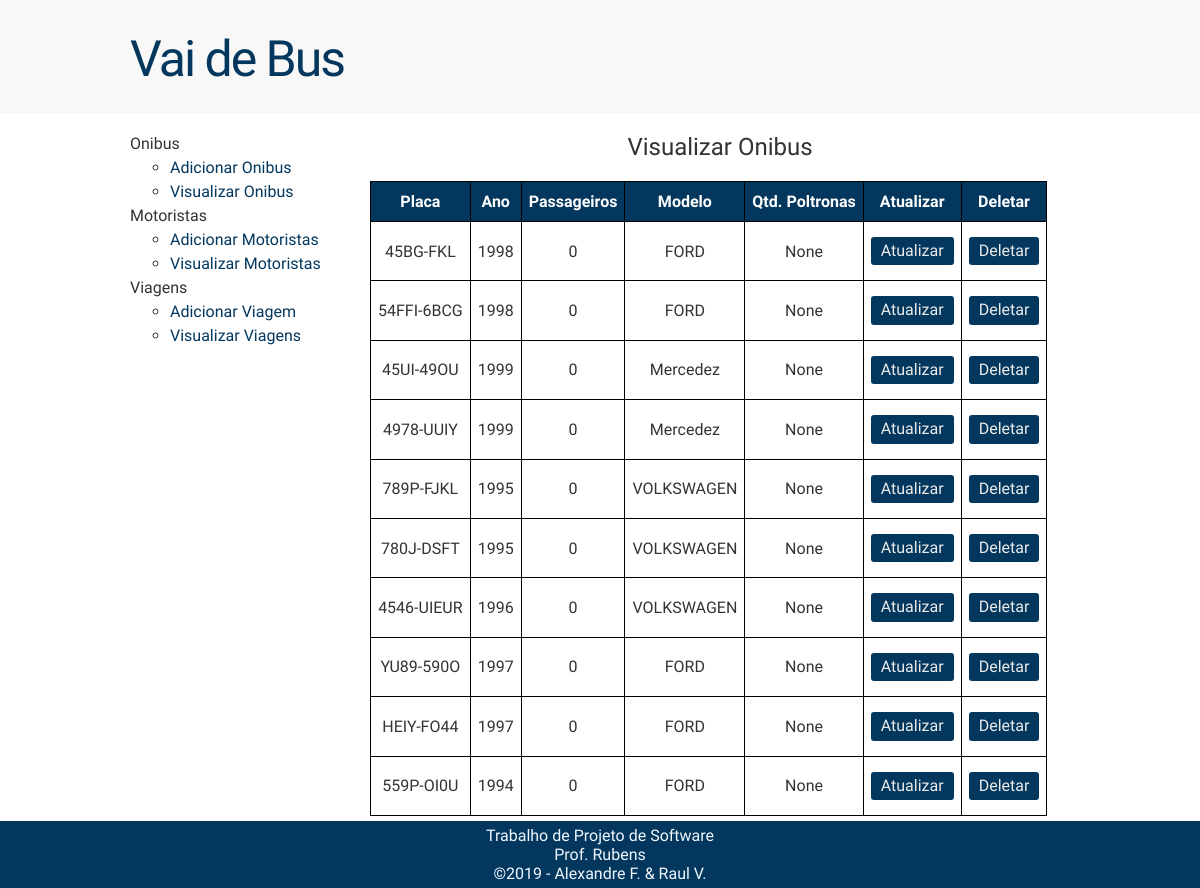
Page /admin/controlPanel/selectOnibus on the earlier database version.
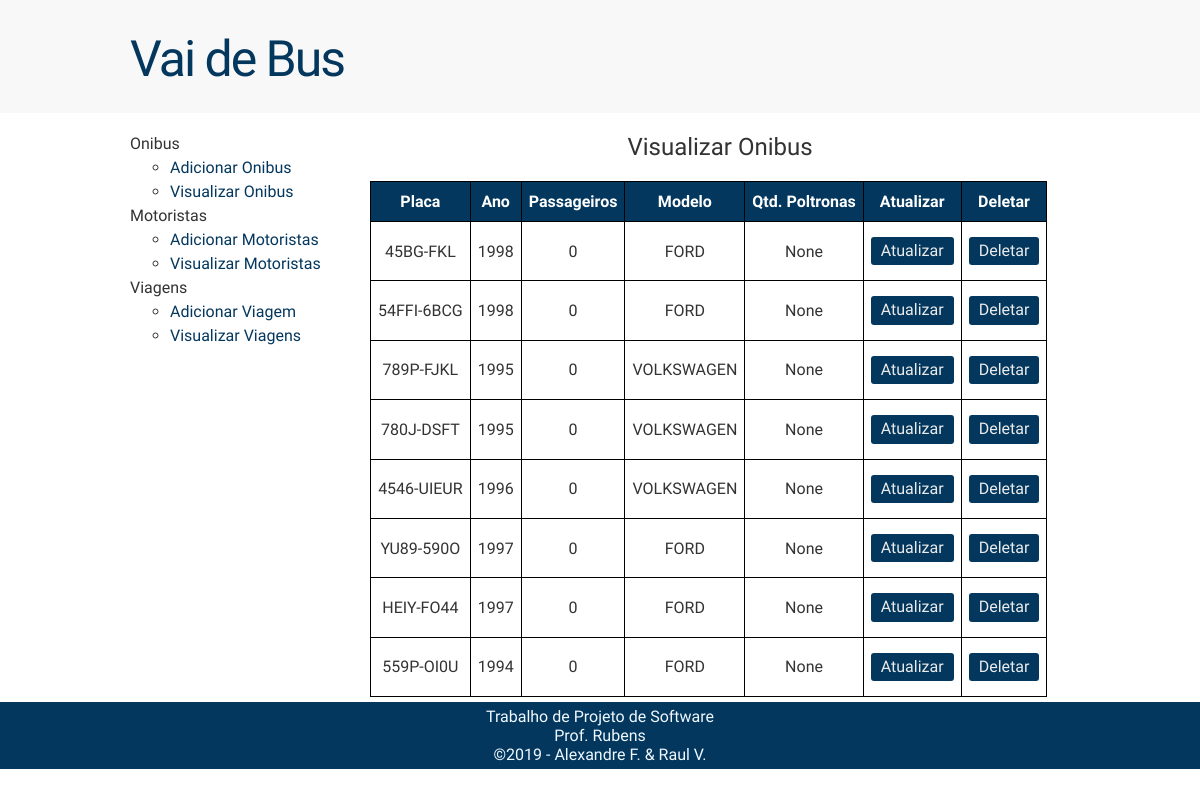
Same page on the later database version.
### tables this page shows
CREATE TABLE onibus 	(numOnibus INTEGER NOT NULL PRIMARY KEY AUTOINCREMENT,
						placa TEXT UNIQUE NOT NULL,
						ano INTEGER NOT NULL,
						passageiros INTEGER NOT NULL,
						modelo TEXT NOT NULL,
						qtdPoltronas TEXT NOT NULL);

### admin.py (the view)
	@app.route ("/admin/controlPanel/selectOnibus", methods=["GET", "POST",])
	def selectOnibus ():
		if request.method == "GET":
			return render_template ("selectOnibus.html", dataOnibus = dbSelectAllOnibus ())

### database.py (called while the page is built)
def dbSelectAllOnibus ():
	connection = sqlite3.connect ("CompOnibus.db")
	cursor = connection.cursor ()
	command = """
	SELECT placa, ano, passageiros, modelo, qtdPoltronas, numOnibus
	FROM onibus"""
	cursor.execute (command)
	data = cursor.fetchall ()
	connection.close ()
	return data

### templates/selectOnibus.html
{% extends "baseAdmin.html" %}
{% block style %}
<link rel="stylesheet" type="text/css" href="{{ url_for('static', filename='css/styleAdminSelect.css') }}">
{% endblock %}
{% block content %}
    <div class="visualizeBox">
        <h2 class="tituloOnibus">Visualizar Onibus</h2>
        <table>
        	<tr>
        		<th>Placa</th>
        		<th>Ano</th>
        		<th>Passageiros</th>
        		<th>Modelo</th>
        		<th>Qtd. Poltronas</th>
                <th>Atualizar</th>
                <th>Deletar</th>
        	</tr>
        	{% for item in dataOnibus %}
        		<tr>
        			{% for count in range (5) %}
        				<td> {{item[count]}} </td>
        			{% endfor %}
                    <form action= "{{ url_for('updateOnibus') }}" method="POST">
                        <td class="button"> <button type="submit" class="botao" name="atualizar" value={{ item[5] }}>Atualizar</button></td>
                    </form>
                    <form action= "{{ url_for('deleteOnibus') }}" method="POST">
                        <td class="button"> <button type="submit" class="botao" name="deletar" value={{ item[5] }}>Deletar</button></td>
                    </form>
        		</tr>
        	{% endfor %}
        </table>
    </div>
{% endblock %}

### templates/baseAdmin.html (shortened to what this page needs)
<!doctype html>
<html lang = "pt-br">
<head>
    <link rel="stylesheet" type="text/css" href="{{ url_for('static', filename='css/normalize.css') }}">
    <link rel="stylesheet" type="text/css" href="{{ url_for('static', filename='css/styleAdmin.css') }}">   {% block style %}
    {% endblock %}
</head>
<body>
    <div class="header">
        <div class="linha">
            <header>
                <div class="coluna col12">
                    <h1 class="logo">Vai de Bus</h1>
                </div>
            </header>
        </div>
    </div>
    <div class="linha">
            <div class="coluna col3 sidebar">
                <div class="PanelBox">
                	<ul class="sem-marcador sem-padding">
                		<li>Onibus</li>
                        <ul>
                            <li><a href="/admin/controlPanel/addOnibus">Adicionar Onibus</a></li>
                            <li><a href="/admin/controlPanel/selectOnibus">Visualizar Onibus</a></li>
                        </ul>
                        <li>Motoristas</li>
                        <ul>
                            <li><a href="/admin/controlPanel/addMotorista">Adicionar Motoristas</a></li>
                            <li><a href="/admin/controlPanel/selectMotorista">Visualizar Motoristas</a></li>
                        </ul>
                        <li>Viagens</li>
                        <ul>
                            <li><a href="/admin/controlPanel/addViagem">Adicionar Viagem</a></li>
                            <li><a href="/admin/controlPanel/selectViagem">Visualizar Viagens</a></li>
                        </ul>
                </div>
            </div>
            <div class="coluna col9">
                {% block content %}
                {% endblock %}
            </div>
    </div>
        <div class = "footer">
            <div class="linha">
            <footer>
                <div class="coluna col12">
                    <span>Trabalho de Projeto de Software</span>
                    <br>
                    <span>Prof. Rubens</span>
                    <br>
                    <span>&copy;2019 - Alexandre F. & Raul V.</span>
                </div>
            </footer>
            </div>
        </div>
    </body>
</html>

### static/css/styleAdmin.css (style rules this page uses)
body { font-family: 'Ubuntu', sans-serif; color: #333; }
a:link, a:active, a:visited { color: #03375d; text-decoration: none; }
.linha { width: 960px; margin: 0 auto; overflow: auto; padding: 5px 0; }
.coluna { padding: 0 10px; float:left; }
.col3 { width: 220px }
.col9 { width: 700px }
.col12 { width: 940px }
.sem-padding { padding: 0 !important; }
h1, h2, h3, h4, h5, h6 { font-weight: 500; margin: 15px 0 20px 0; }
ul li, ol li { margin-bottom: 5px; }
ul.sem-marcador, ol.sem-marcador { list-style: none; }
input.botao, button.botao { background: #03375d; padding: 5px 10px; border-radius: 3px; color: #ebebeb; cursor: pointer; margin: 5px 0; display: inline-block; border: none; }
.header { background: #f8f8f8 }
h1.logo { padding-top: 10px; font-weight: 500; font-size: 50px; color: #03375d; letter-spacing: -2px; }
.footer { background: #03375d; color: 20px 0; text-align: center; font-weight: 300; color: aliceblue }

### static/css/styleAdminSelect.css (style rules this page uses)
table, th, td { border: 1px solid black; border-collapse: collapse; }
th, td { padding: 10px 7px; text-align: center; }
table th { background-color: #03375D; color: white; }
h2 { text-align: center; }

Differences in the rows shown:
removed onibus: placa "45UI-49OU" "1999" "0" "Mercedez" "None", {{ item[5] }} 3 (drawn)
removed onibus: placa "4978-UUIY" "1999" "0" "Mercedez" "None", {{ item[5] }} 4 (drawn)
